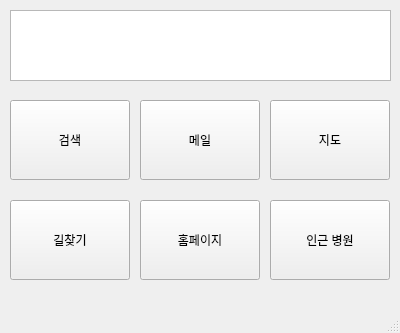
<?xml version="1.0" encoding="UTF-8"?>
<ui version="4.0">
 <class>MainWindow</class>
 <widget class="QMainWindow" name="MainWindow">
  <property name="geometry">
   <rect>
    <x>0</x>
    <y>0</y>
    <width>400</width>
    <height>333</height>
   </rect>
  </property>
  <property name="windowTitle">
   <string>병원찾기</string>
  </property>
  <widget class="QWidget" name="centralwidget">
   <property name="enabled">
    <bool>true</bool>
   </property>
   <widget class="QPushButton" name="pushButton">
    <property name="geometry">
     <rect>
      <x>270</x>
      <y>200</y>
      <width>120</width>
      <height>80</height>
     </rect>
    </property>
    <property name="text">
     <string>인근 병원</string>
    </property>
   </widget>
   <widget class="QPushButton" name="pushButton_2">
    <property name="geometry">
     <rect>
      <x>10</x>
      <y>100</y>
      <width>120</width>
      <height>80</height>
     </rect>
    </property>
    <property name="text">
     <string>검색</string>
    </property>
   </widget>
   <widget class="QPushButton" name="pushButton_3">
    <property name="geometry">
     <rect>
      <x>270</x>
      <y>100</y>
      <width>120</width>
      <height>80</height>
     </rect>
    </property>
    <property name="text">
     <string>지도</string>
    </property>
   </widget>
   <widget class="QPushButton" name="pushButton_4">
    <property name="geometry">
     <rect>
      <x>10</x>
      <y>200</y>
      <width>120</width>
      <height>80</height>
     </rect>
    </property>
    <property name="text">
     <string>길찾기</string>
    </property>
   </widget>
   <widget class="QPushButton" name="pushButton_5">
    <property name="geometry">
     <rect>
      <x>140</x>
      <y>200</y>
      <width>120</width>
      <height>80</height>
     </rect>
    </property>
    <property name="text">
     <string>홈페이지</string>
    </property>
   </widget>
   <widget class="QTextBrowser" name="textBrowser">
    <property name="geometry">
     <rect>
      <x>10</x>
      <y>10</y>
      <width>381</width>
      <height>71</height>
     </rect>
    </property>
   </widget>
   <widget class="QPushButton" name="pushButton_6">
    <property name="geometry">
     <rect>
      <x>140</x>
      <y>100</y>
      <width>120</width>
      <height>80</height>
     </rect>
    </property>
    <property name="text">
     <string>메일</string>
    </property>
   </widget>
  </widget>
  <widget class="QMenuBar" name="menubar">
   <property name="geometry">
    <rect>
     <x>0</x>
     <y>0</y>
     <width>400</width>
     <height>21</height>
    </rect>
   </property>
  </widget>
  <widget class="QStatusBar" name="statusbar"/>
 </widget>
 <resources/>
 <connections>
  <connection>
   <sender>pushButton_2</sender>
   <signal>clicked()</signal>
   <receiver>MainWindow</receiver>
   <slot>slot1_click()</slot>
   <hints>
    <hint type="sourcelabel">
     <x>69</x>
     <y>160</y>
    </hint>
    <hint type="destinationlabel">
     <x>4</x>
     <y>117</y>
    </hint>
   </hints>
  </connection>
  <connection>
   <sender>pushButton_3</sender>
   <signal>clicked()</signal>
   <receiver>MainWindow</receiver>
   <slot>slot2_click()</slot>
   <hints>
    <hint type="sourcelabel">
     <x>318</x>
     <y>155</y>
    </hint>
    <hint type="destinationlabel">
     <x>396</x>
     <y>122</y>
    </hint>
   </hints>
  </connection>
 </connections>
 <slots>
  <slot>slot1_click()</slot>
  <slot>slot2_click()</slot>
 </slots>
</ui>
